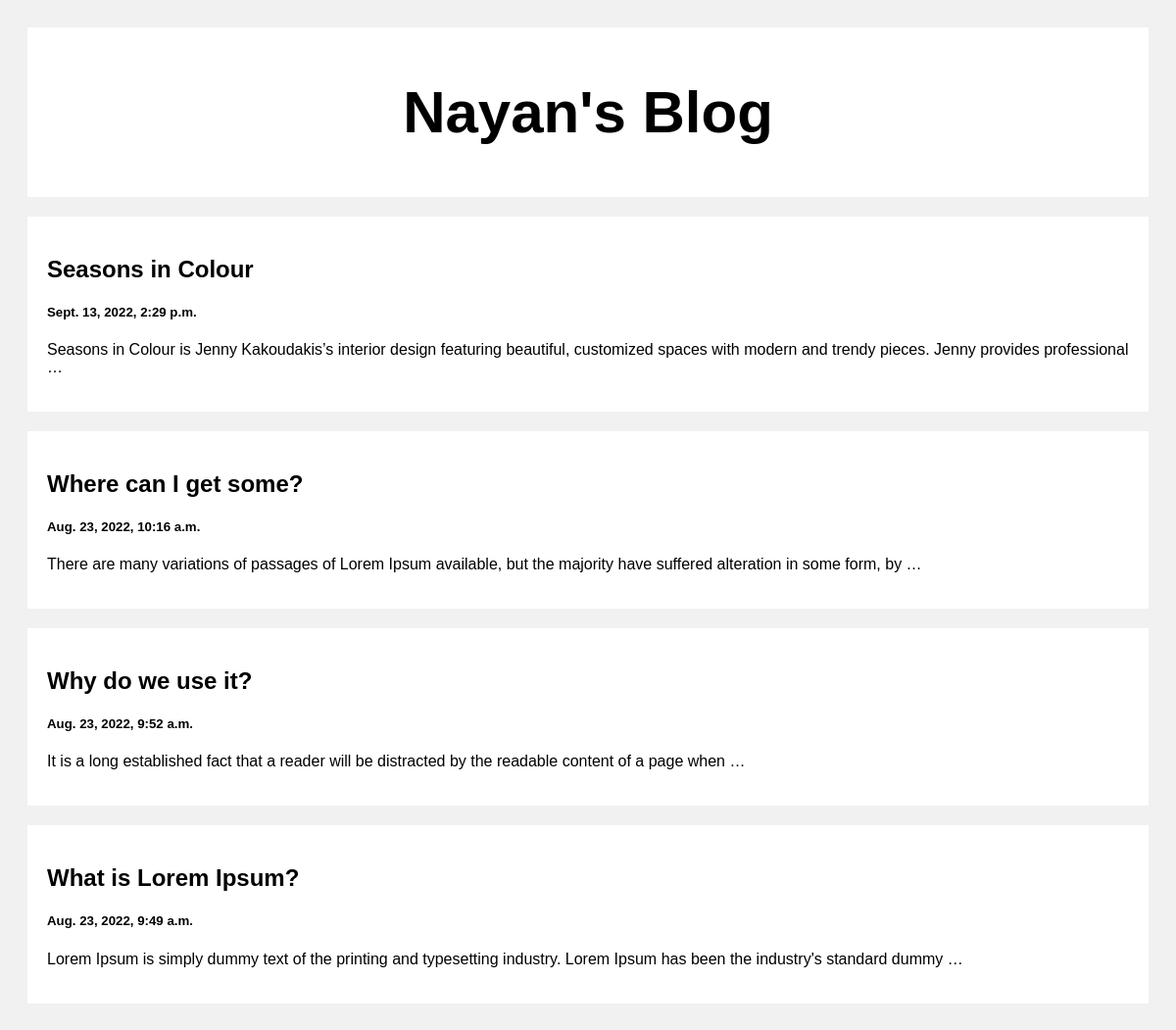
The page / on the database its author committed.
### posts/models.py (models this page shows)
class Post(models.Model):
    title = models.CharField(max_length=100)
    body = models.CharField(max_length=1000000)
    created_at = models.DateTimeField(default=datetime.now, blank=True)

### posts/views.py (the view)
# urls.py: path('', views.index, name='index'),
def index(request):
    posts = Post.objects.all()
    return render(request, 'index.html', {'posts':posts})

### templates/index.html (shortened to what this page needs)
<!DOCTYPE html>
<html>
<head>
</head>
<body>
<div class="header">
  <h2>Nayan's Blog</h2>
</div>
<div class="row">
  <div class="leftcolumn">
    {% for post in posts reversed %}
    <div class="card">
      <a style="text-decoration: none; color: black;" href="/post/{{post.id}}">
        <h2>{{post.title}}</h2>
        <h5>{{post.created_at}}</h5>
        <p>{{post.body|truncatewords:20}}</p>
      </a>
    </div>
    {% endfor %}
  </div>
</div>
</body>
</html>

### templates/index.html (style rules this page uses)
* { box-sizing: border-box; }
body { font-family: Arial; padding: 20px; background: #f1f1f1; }
.header { padding: 2px; font-size: 40px; text-align: center; background: white; }
.leftcolumn { float: left; width: 100%; }
.card { background-color: white; padding: 20px; margin-top: 20px; }
.row:after { content: ""; display: table; clear: both; }

### rows shown on the page
Post: title "Seasons in Colour", created_at "Sept. 13, 2022, 2:29 p.m.", body "Seasons in Colour is Jenny Kakoudakis’s interior design featuring beautiful, customized spaces with modern and trendy pieces. Jenny provides professional …"
Post: title "Where can I get some?", created_at "Aug. 23, 2022, 10:16 a.m.", body "There are many variations of passages of Lorem Ipsum available, but the majority have suffered alteration in some form, by …"
Post: title "Why do we use it?", created_at "Aug. 23, 2022, 9:52 a.m.", body "It is a long established fact that a reader will be distracted by the readable content of a page when …"
Post: title "What is Lorem Ipsum?", created_at "Aug. 23, 2022, 9:49 a.m.", body "Lorem Ipsum is simply dummy text of the printing and typesetting industry. Lorem Ipsum has been the industry's standard dummy …"
